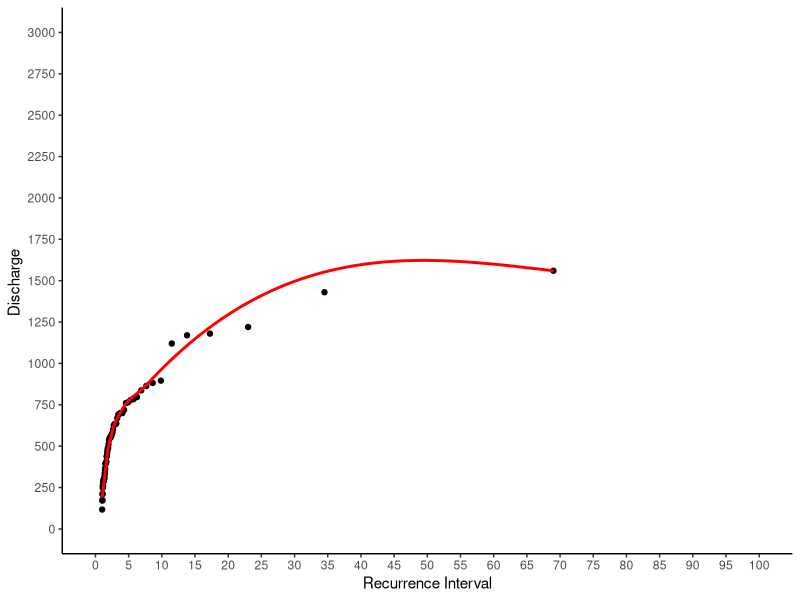
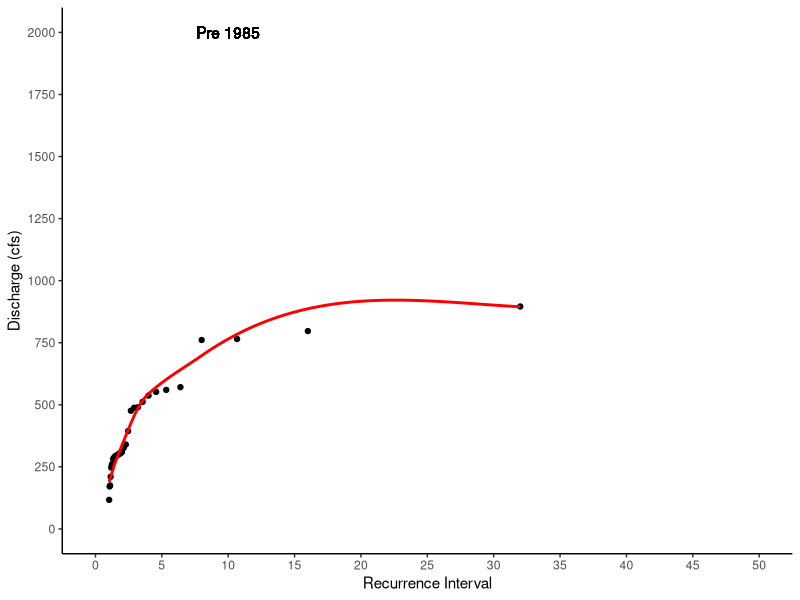
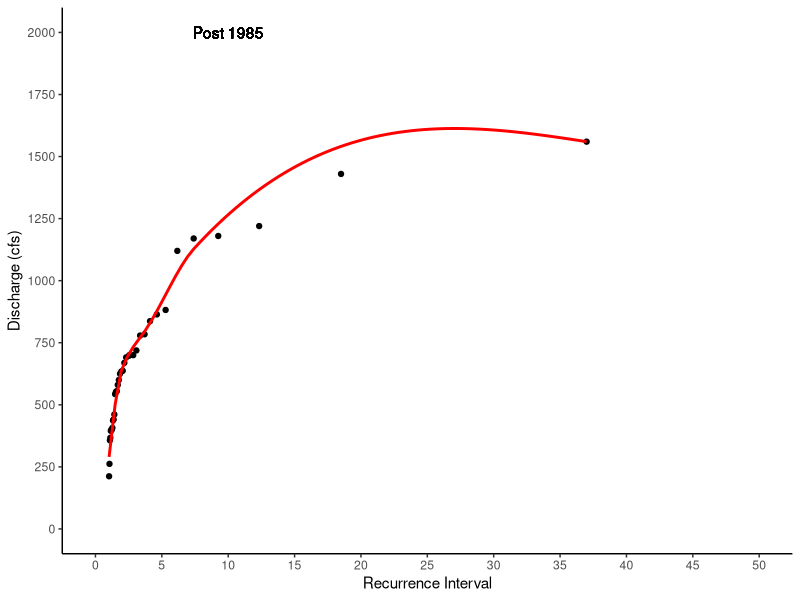
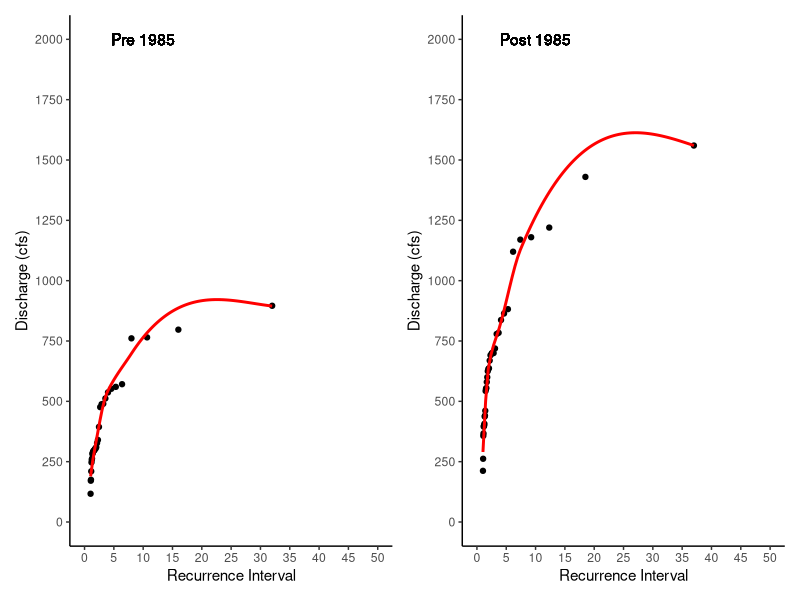

These charts were generated, in order, by the following R code:
## ---- chunk 1
# load libraries
library(tidyverse)
library(knitr)
library(patchwork)
## ---- chunk 2
# load dataset
poplar.df <- read_csv("stream ecology/output/poplar.csv")
## ---- chunk 3
# determines average cfs for all flood below a ri of 2
poplar.df %>%
  filter(ri < 2) %>%
  summarize(mean_cfs = mean(cfs))

## ---- chunk 4
# determines average cfs for all flood between ri of 9 and 10
poplar.df %>%
  filter(ri > 9) %>%
  filter(ri < 10)
## ---- chunk 5
poplar.df %>%
  ggplot(mapping = aes(ri, cfs)) +
  geom_point() +
  geom_smooth(se = FALSE, color = "red") +
  expand_limits(x = 100) +
  scale_y_continuous(limits = c(0, 3000), breaks = seq(0, 3000, by = 250)) +
  scale_x_continuous(limits = c(0, 100), breaks = seq(0, 100, by = 5)) +
  labs(x = "Recurrence Interval", y = "Discharge ") +
  theme_classic() 
## ---- chunk 6
# create a working data frame to sort by highest cfs to make life a little easier
working.df <- poplar.df %>%
  filter(ymd < "1985-03-04")
## ---- chunk 7
# same thing as previous code
working.df <- poplar.df %>%
  filter(ymd > "1985-03-04")
## ---- chunk 8
# create a new data frame with updated calculates for pre 1985
pre.df <- poplar.df %>%
  filter(ymd < "1985-03-04") %>%
  select(ymd, cfs, height_f) %>%
  mutate(rank = rank(-cfs, na.last = "keep")) %>%
  mutate(ri = 32 / rank) %>%
  mutate(prob = 1 / ri) 

# create a new data frame with updated calculates for post 1985
post.df <- poplar.df %>%
  filter(ymd > "1985-03-04") %>%
  select(ymd, cfs, height_f) %>%
  mutate(rank = rank(-cfs, na.last = "keep")) %>%
  mutate(ri = 37 / rank) %>%
  mutate(prob = 1 / ri) 
## ---- chunk 9
# pull from pre data frame the average of all cfs below 2
pre.df %>%
  filter(ri < 2) %>%
  summarize(mean_cfs = mean(cfs))
## ---- chunk 10
# pull from post data frame the average cfs of all ri below 2
post.df %>%
  filter(ri < 2) %>%
  summarize(mean_cfs = mean(cfs))
## ---- chunk 11
# pulls from the pre data frame average cfs of all ri between 9 and 10
pre.df %>%
  filter(ri > 9) %>%
  filter(ri < 10) %>%
  summarize(mean_cfs = mean(cfs))

# aren't any explicitely here so will extrapolate from figure
pre.plot <- pre.df %>%
  ggplot(mapping = aes(ri, cfs)) +
  geom_point() +
  geom_smooth(se = FALSE, color = "red") +
  expand_limits(x = 100) +
  scale_y_continuous(limits = c(0, 2000), breaks = seq(0, 2000, by = 250)) +
  scale_x_continuous(limits = c(0, 50), breaks = seq(0, 50, by = 5)) +
  labs(x = "Recurrence Interval", y = "Discharge (cfs)") +
  geom_text(x = 10, y = 2000, label = "Pre 1985") +
  theme_classic() 

pre.plot
## ---- chunk 12
post.plot <- post.df %>%
  ggplot(mapping = aes(ri, cfs)) +
  geom_point() +
  geom_smooth(se = FALSE, color = "red") +
  expand_limits(x = 100) +
  scale_y_continuous(limits = c(0, 2000), breaks = seq(0, 2000, by = 250)) +
  scale_x_continuous(limits = c(0, 50), breaks = seq(0, 50, by = 5)) +
  labs(x = "Recurrence Interval", y = "Discharge (cfs)") +
  geom_text(x = 10, y = 2000, label = "Post 1985") +
  theme_classic() 

post.plot
## ---- chunk 13
# put the plots next to each other for direct comparison 
pre.plot + post.plot + plot_layout(ncol = 2)
